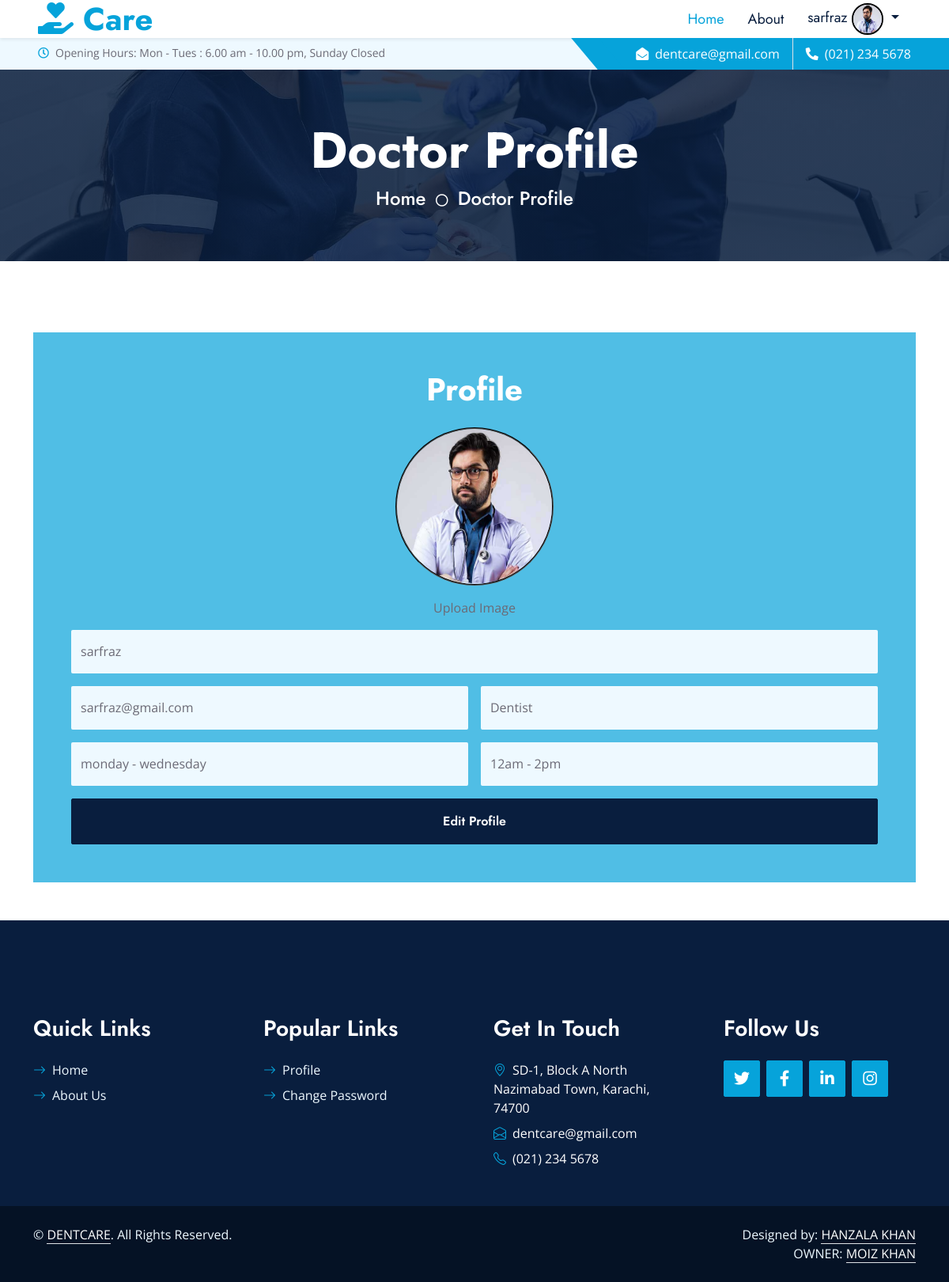
The app's page /doctors/profile.php (signed in) with its own data.
### tables this page shows
CREATE TABLE `doctors` (
  `id` int(11) NOT NULL,
  `Dusername` varchar(255) NOT NULL,
  `Demail` varchar(255) NOT NULL,
  `Dpassword` varchar(255) NOT NULL,
  `specialization` varchar(255) NOT NULL,
  `Dcity` int(11) NOT NULL,
  `Days` varchar(255) NOT NULL,
  `Dtime` text NOT NULL,
  `dstatus` tinyint(255) NOT NULL DEFAULT 1,
  `Dimage` varchar(255) NOT NULL
);

### doctors/profile.php (the view, shortened to what this page needs)
<?php
include('../includes/navbar.php');
include('../includes/config.php');
$email = $_SESSION['doctor'];
$fetch = "SELECT * FROM `doctors` WHERE `Demail` = '$email'";
$query = mysqli_query($connection, $fetch);
if (mysqli_num_rows($query) > 0) {
    ?>
    <div class="container-fluid bg-primary py-5 hero-header mb-5">
        <div class="row py-3">
            <div class="col-12 text-center">
                <h1 class="display-3 text-white animated zoomIn">Doctor Profile</h1>
                <a href="" class="h4 text-white">Home</a>
                <i class="far fa-circle text-white px-2"></i>
                <a href="" class="h4 text-white">Doctor Profile</a>
            </div>
        </div>
    </div>
    <div class="container-fluid mb-5 wow fadeInUp" data-wow-delay="0.1s" style="margin-top: 90px;">
        <div class="container">
            <div class="row gx-5">
                <div class="col-lg-12">
                    <div class="appointment-form h-100 d-flex flex-column justify-content-center text-center p-5 wow zoomIn"
                        data-wow-delay="0.6s">
                        <h1 class="text-white mb-4">Profile</h1>
                        <form method="post" action="updateprofile.php" class="form-group" enctype="multipart/form-data">
                            <div class="row g-3">
                                <?php
                                while ($row = mysqli_fetch_assoc($query)) {
                                    ?>
                                    <div class="col-12 col-sm-12">
                                        <div id="image-container">
                                            <img id="selected-image" src="<?php echo 'doctorimg/' . $row['Dimage'] ?>"
                                                alt="Selected Image" height="200px" width="200px"
                                                style="border-radius: 200px; border:2px groove black;">
                                        </div>
                                    </div>
                                    <div class="col-12 col-sm-12">
                                        <label for="image-input" class="custom-file-upload" name="imgs">
                                            Upload Image
                                        </label>
                                    </div>
                                    <div class="col-12 col-sm-12">
                                        <input type="text" name="dusername" class="form-control bg-light border-0 "
                                            value="<?php echo $row['Dusername'] ?>" style="height: 55px;">
                                    </div>
                                    <div class="col-12 col-sm-6">
                                        <input type="email" name="demail" class="form-control bg-light border-0 "
                                            value="<?php echo $row['Demail'] ?>" style="height: 55px;">
                                    </div>
                                    <div class="col-12 col-sm-6">
                                        <input type="text" name="specialization" class="form-control bg-light border-0 "
                                            value="<?php echo $row['specialization'] ?>" style="height: 55px;">
                                    </div>
                                    <div class="col-12 col-sm-6">
                                        <input type="text" name="Days" class="form-control bg-light border-0 "
                                            value="<?php echo $row['Days'] ?>" style="height: 55px;">
                                    </div>
                                    <div class="col-12 col-sm-6">
                                        <input type="text" name="dtime" class="form-control bg-light border-0 "
                                            value="<?php echo $row['Dtime'] ?>" style="height: 55px;">
                                    </div>
                                    <div class="col-12">
                                        <button class="btn btn-dark w-100 py-3" name="submit" type="submit">Edit
                                            Profile</button>
                                    </div>
                                    <?php
                                }
} ?>
                        </div>
                    </form>
                </div>
            </div>
        </div>
    </div>
</div>
<?php
include('../includes/footer2.php');
?>

### Includes/navbar.php (shortened to what this page needs)
<!DOCTYPE html>
<html lang="en">
<head>
    <link href="https://cdnjs.cloudflare.com/ajax/libs/font-awesome/5.10.0/css/all.min.css" rel="stylesheet">
    <link href="https://cdn.jsdelivr.net/npm/bootstrap-icons@1.4.1/font/bootstrap-icons.css" rel="stylesheet">
    <link href="../assets/lib/owlcarousel/assets/owl.carousel.min.css" rel="stylesheet">
    <link href="../assets/lib/animate/animate.min.css" rel="stylesheet">
    <link href="../assets/lib/tempusdominus/css/tempusdominus-bootstrap-4.min.css" rel="stylesheet" />
    <link href="../assets/lib/twentytwenty/twentytwenty.css" rel="stylesheet" />
    <link href="../assets/css/bootstrap.min.css" rel="stylesheet">
    <link href="../assets/css/style.css" rel="stylesheet">
</head>
<body>
    <nav class="navbar navbar-expand-lg bg-white navbar-light shadow-sm px-5 py-3 py-lg-0">
        <a href="index.php" class="navbar-brand p-0">
            <h1 class="m-0 text-primary"><i class="fas fa-hand-holding-heart" style="color: #06A3DA;"></i> Care</h1>
        </a>
        <div class="collapse navbar-collapse" id="navbarCollapse">
            <div class="navbar-nav ms-auto py-0">
                <a href="index.php" class="nav-item nav-link active">Home</a>
                <a href="about.php" class="nav-item nav-link">About</a>
            </div>
        </div>
        <?php
        require("../includes/config.php");
        $username = $_SESSION["doctor"];
        $query = "SELECT * FROM `doctors` WHERE `Demail` = '$username'";
        $result = mysqli_query($connection, $query);
        $result1 = mysqli_fetch_assoc($result);
        ?>
        <div class="navbar-nav">
            <li class="dropdown">
                <a href="#" class="nav-link dropdown-toggle" data-toggle="dropdown">
                    <span>
                        <?php echo $result1['Dusername']; ?>
                    </span>
                    <img src="<?php echo '../doctors/doctorimg/' . $result1['Dimage'] ?>" alt="profile Image" height="40px"
                        width="40px" style="border-radius: 50%; border: 2px solid black;">
                </a>
            </li>
        </div>
    </nav>
    <div class="container-fluid bg-light ps-5 pe-0 d-none d-lg-block">
        <div class="row gx-0">
            <div class="col-md-6 text-center text-lg-start mb-2 mb-lg-0">
                <div class="d-inline-flex align-items-center">
                    <small class="py-2"><i class="far fa-clock text-primary me-2"></i>Opening Hours: Mon - Tues : 6.00
                        am - 10.00 pm, Sunday Closed </small>
                </div>
            </div>
            <div class="col-md-6 text-center text-lg-end">
                <div class="position-relative d-inline-flex align-items-center bg-primary text-white top-shape px-5">
                    <div class="me-3 pe-3 border-end py-2">
                        <p class="m-0"><i class="fa fa-envelope-open me-2"></i>dentcare@gmail.com</p>
                    </div>
                    <div class="py-2">
                        <p class="m-0"><i class="fa fa-phone-alt me-2"></i>(021) 234 5678</p>
                    </div>
                </div>
            </div>
        </div>
    </div>

### assets/css/style.css (style rules this page uses)
:root { --primary: #06A3DA; --secondary: #F57E57; --light: #EEF9FF; --dark: #091E3E; }
h1, h2, .font-weight-bold { font-weight: 700 !important; }
.btn { font-family: 'Jost', sans-serif; font-weight: 600; transition: .5s; }
.top-shape::before { position: absolute; content: ""; width: 35px; height: 100%; top: 0; left: -17px; background: var(--primary); transform: skew(40deg); }
.navbar-light .navbar-nav .nav-link { font-family: 'Jost', sans-serif; padding: 1px 15px; font-size: 18px; color: var(--dark); outline: none; transition: .5s; }
.navbar-light .navbar-nav .nav-link:hover, .navbar-light .navbar-nav .nav-link.active { color: var(--primary); }
.hero-header { background: linear-gradient(rgba(9, 30, 62, .85), rgba(9, 30, 62, .85)), url(../img/carousel-1.jpg) center center no-repeat; background-size: cover; }
.appointment-form { background: rgba(6, 163, 218, .7); }

### Includes/navbar.php (style rules this page uses)
form { width: 100%; flex-direction: row; align-items: center; justify-content: space-between; }

### records on screen
doctors: Dusername "sarfraz", Dimage (picture), dusername "sarfraz", demail "sarfraz@gmail.com", specialization "Dentist", Days "monday - wednesday", dtime "12am - 2pm"
